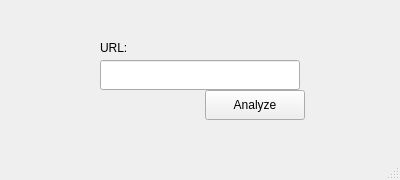
<?xml version="1.0" encoding="UTF-8"?>
<ui version="4.0">
 <class>MainWindow</class>
 <widget class="QMainWindow" name="MainWindow">
  <property name="geometry">
   <rect>
    <x>0</x>
    <y>0</y>
    <width>400</width>
    <height>180</height>
   </rect>
  </property>
  <property name="windowTitle">
   <string>HTML Tag Analyzer</string>
  </property>
  <widget class="QWidget" name="centralwidget">
   <widget class="QLineEdit" name="lineEdit">
    <property name="geometry">
     <rect>
      <x>100</x>
      <y>60</y>
      <width>200</width>
      <height>30</height>
     </rect>
    </property>
   </widget>
   <widget class="QPushButton" name="pushButton">
    <property name="geometry">
     <rect>
      <x>205</x>
      <y>90</y>
      <width>100</width>
      <height>30</height>
     </rect>
    </property>
    <property name="text">
     <string>Analyze</string>
    </property>
   </widget>
   <widget class="QLabel" name="label">
    <property name="geometry">
     <rect>
      <x>100</x>
      <y>40</y>
      <width>31</width>
      <height>16</height>
     </rect>
    </property>
    <property name="text">
     <string>URL:</string>
    </property>
   </widget>
  </widget>
  <widget class="QMenuBar" name="menubar">
   <property name="geometry">
    <rect>
     <x>0</x>
     <y>0</y>
     <width>400</width>
     <height>22</height>
    </rect>
   </property>
  </widget>
  <widget class="QStatusBar" name="statusbar"/>
 </widget>
 <resources/>
 <connections/>
</ui>
